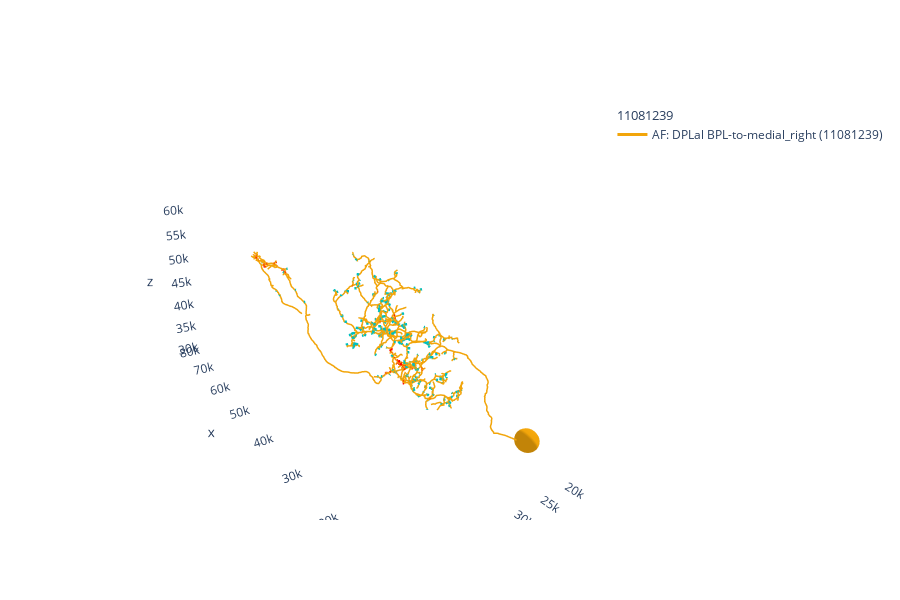

Here is the notebook cell this chart was saved with:
### Code cell
neuron.plot3d(connectors = True)

### Figure 1 — Plotly figure (JSON) as saved in the notebook; plotly's stock layout.template omitted (floating-point values rounded to 4 significant figures; data arrays with more than 128 entries replaced by an {"elided": "..."} marker saying what was removed)
{"data": [{"hoverinfo": "none", "hovertext": " ", "legendgroup": "11081239", "legendgrouptitle": {"text": "11081239"}, "line": {"color": "rgb(242,165,10)", "dash": "solid", "width": 3}, "mode": "lines", "name": "AF: DPLal BPL-to-medial_right (11081239)", "opacity": 1, "showlegend": true, "type": "scatter3d", "x": {"elided": "6290 float values"}, "y": {"elided": "6290 float values"}, "z": {"elided": "6290 int values"}}, {"color": "rgb(242,165,10)", "hoverinfo": "name", "i": {"elided": "320 int values"}, "j": {"elided": "320 int values"}, "k": {"elided": "320 int values"}, "legendgroup": "11081239", "showlegend": false, "type": "mesh3d", "x": {"elided": "162 float values"}, "y": {"elided": "162 float values"}, "z": {"elided": "162 float values"}}, {"hoverinfo": "none", "legendgroup": "11081239", "line": {"color": "rgb(255, 0, 0)", "width": 5}, "mode": "lines", "name": "Presynapses of AF: DPLal BPL-to-medial_right", "showlegend": false, "type": "scatter3d", "x": {"elided": "273 float values"}, "y": {"elided": "273 float values"}, "z": {"elided": "273 int values"}}, {"hoverinfo": "none", "legendgroup": "11081239", "line": {"color": "rgb(0, 191, 191)", "width": 5}, "mode": "lines", "name": "Postsynapses of AF: DPLal BPL-to-medial_right", "showlegend": false, "type": "scatter3d", "x": {"elided": "795 float values"}, "y": {"elided": "795 float values"}, "z": {"elided": "795 int values"}}], "layout": {"autosize": true, "height": 600, "legend": {"bgcolor": "rgba(0,0,0,0)", "orientation": "v"}, "paper_bgcolor": "rgba(0,0,0,0)", "plot_bgcolor": "rgba(0,0,0,0)", "scene": {"aspectmode": "data", "aspectratio": {"x": 1, "y": 1, "z": 1}, "camera": {"eye": {"x": -1.743, "y": 1.071, "z": 0.71}, "up": {"x": 0, "y": 0, "z": 1}}, "xaxis": {"backgroundcolor": "rgb(240, 240, 240)", "gridcolor": "rgb(255, 255, 255)", "showbackground": false, "showgrid": false, "showline": false, "zerolinecolor": "rgb(255, 255, 255)"}, "yaxis": {"backgroundcolor": "rgb(240, 240, 240)", "gridcolor": "rgb(255, 255, 255)", "showbackground": false, "showgrid": false, "showline": false, "zerolinecolor": "rgb(255, 255, 255)"}, "zaxis": {"backgroundcolor": "rgb(240, 240, 240)", "gridcolor": "rgb(255, 255, 255)", "showbackground": false, "showgrid": false, "showline": false, "zerolinecolor": "rgb(255, 255, 255)"}}, "showlegend": true}}
